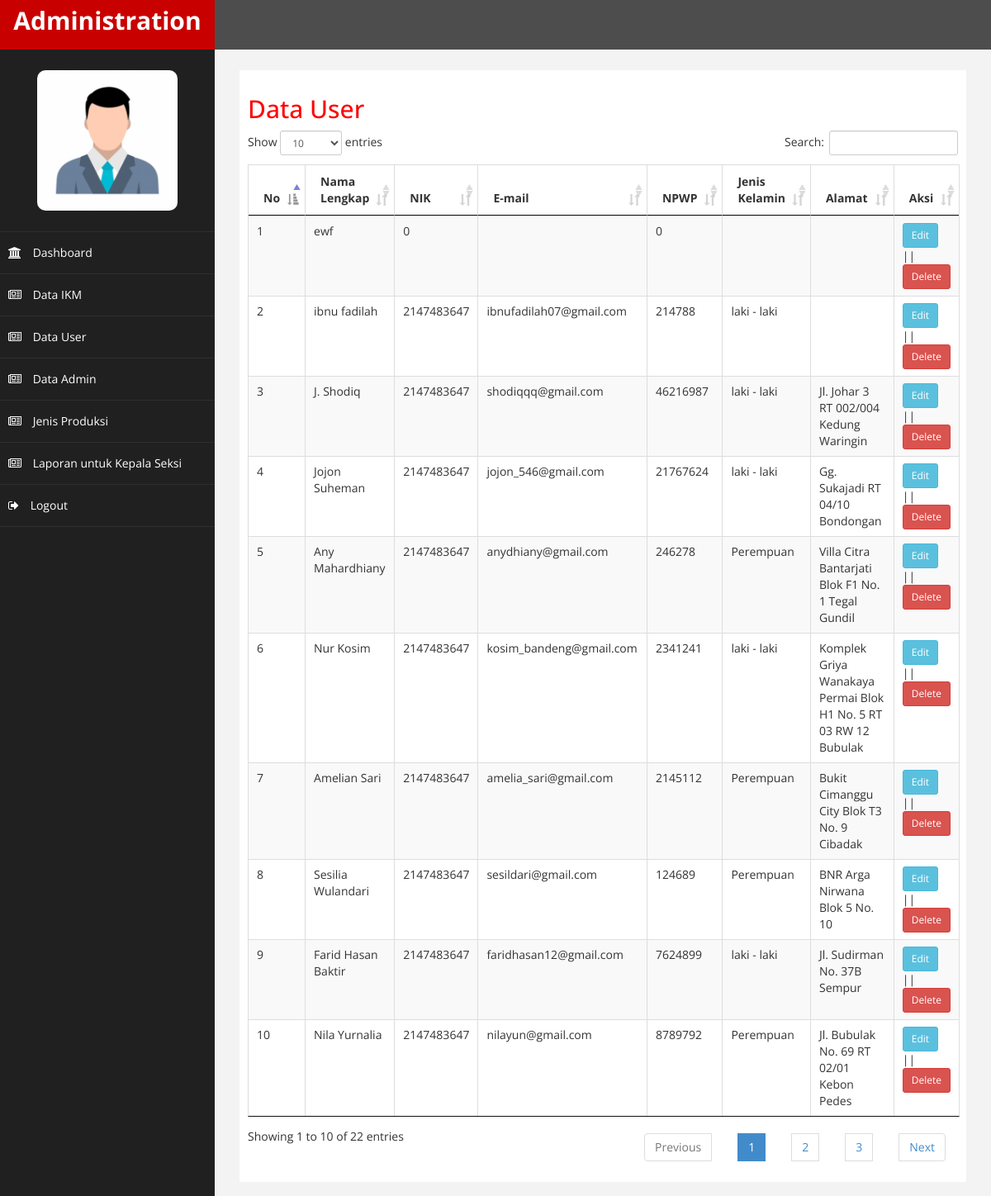
Screenshot of /admin/index.php?hal=data_user (signed in) with the database file from the repository.
### tables this page shows
CREATE TABLE `user` (
  `id_user` varchar(10) NOT NULL,
  `nama_lengkap` varchar(50) NOT NULL,
  `nik` int(50) NOT NULL,
  `email` varchar(50) NOT NULL,
  `password` varchar(50) NOT NULL,
  `npwp` int(50) NOT NULL,
  `jenis_kelamin` varchar(50) NOT NULL,
  `alamat` varchar(100) NOT NULL
);

### admin/data/data_user.php (the view, shortened to what this page needs)
<h2>Data User</h2>
<table id="table_berita" class="table table-striped table-bordered responsive">
  <thead>
    <tr>
      <th>No</th>
      <th>Nama Lengkap</th>
      <th>NIK</th>
      <th>E-mail</th>
      <th>NPWP</th>
      <th>Jenis Kelamin</th>
      <th>Alamat</th>
      <th>Aksi</th>
    </tr>
  </thead>
  <tbody>
    <?php $nomor=1; ?>
    <?php $ambil=$koneksi->query(" SELECT * FROM user order by id_user DESC"); ?>
    <?php while($pecah=$ambil->fetch_assoc()) { ?>
    <tr>
      <td> <?php echo $nomor; ?></td>
      <td> <?php echo $pecah['nama_lengkap']; ?></td>
      <td> <?php echo $pecah['nik']; ?></td>
      <td> <?php echo $pecah['email']; ?></td>
      <td> <?php echo $pecah['npwp']; ?></td>
      <td> <?php echo $pecah['jenis_kelamin']; ?></td>
      <td> <?php echo $pecah['alamat']; ?></td>
      <td>
        <button type="button" class="btn btn-info btn-sm" data-toggle="modal" data-target="#edit-<?php echo $pecah['id_user']; ?>">
          Edit
        </button> ||
        <button type="button" class="btn btn-danger btn-sm" data-toggle="modal" data-target="#delete-<?php echo $pecah['id_user']; ?>">
          Delete
        </button>
      </td>
    </tr>
    <?php $nomor++ ?>
    <?php } ?>
  </tbody>
</table>

### admin/assets/css/custom.css (style rules this page uses)
body { font-family: 'Open Sans', sans-serif; }
h2 { color: #f00; }

### rows the page displays
user: nama_lengkap "ewf", nik "0", npwp "0"
user: nama_lengkap "ibnu fadilah", nik "2147483647", email "ibnufadilah07@gmail.com", npwp "214788", jenis_kelamin "laki - laki"
user: nama_lengkap "J. Shodiq", nik "2147483647", email "shodiqqq@gmail.com", npwp "46216987", jenis_kelamin "laki - laki", alamat "Jl. Johar 3 RT 002/004 Kedung Waringin"
user: nama_lengkap "Jojon Suheman", nik "2147483647", email "jojon_546@gmail.com", npwp "21767624", jenis_kelamin "laki - laki", alamat "Gg. Sukajadi RT 04/10 Bondongan"
user: nama_lengkap "Any Mahardhiany", nik "2147483647", email "anydhiany@gmail.com", npwp "246278", jenis_kelamin "Perempuan", alamat "Villa Citra Bantarjati Blok F1 No. 1 Tegal Gundil"
user: nama_lengkap "Nur Kosim", nik "2147483647", email "kosim_bandeng@gmail.com", npwp "2341241", jenis_kelamin "laki - laki", alamat "Komplek Griya Wanakaya Permai Blok H1 No. 5 RT 03 RW 12 Bubulak"
user: nama_lengkap "Amelian Sari", nik "2147483647", email "amelia_sari@gmail.com", npwp "2145112", jenis_kelamin "Perempuan", alamat "Bukit Cimanggu City Blok T3 No. 9 Cibadak"
user: nama_lengkap "Sesilia Wulandari", nik "2147483647", email "sesildari@gmail.com", npwp "124689", jenis_kelamin "Perempuan", alamat "BNR Arga Nirwana Blok 5 No. 10"
user: nama_lengkap "Farid Hasan Baktir", nik "2147483647", email "faridhasan12@gmail.com", npwp "7624899", jenis_kelamin "laki - laki", alamat "Jl. Sudirman No. 37B Sempur"
user: nama_lengkap "Nila Yurnalia", nik "2147483647", email "nilayun@gmail.com", npwp "8789792", jenis_kelamin "Perempuan", alamat "Jl. Bubulak No. 69 RT 02/01 Kebon Pedes"
